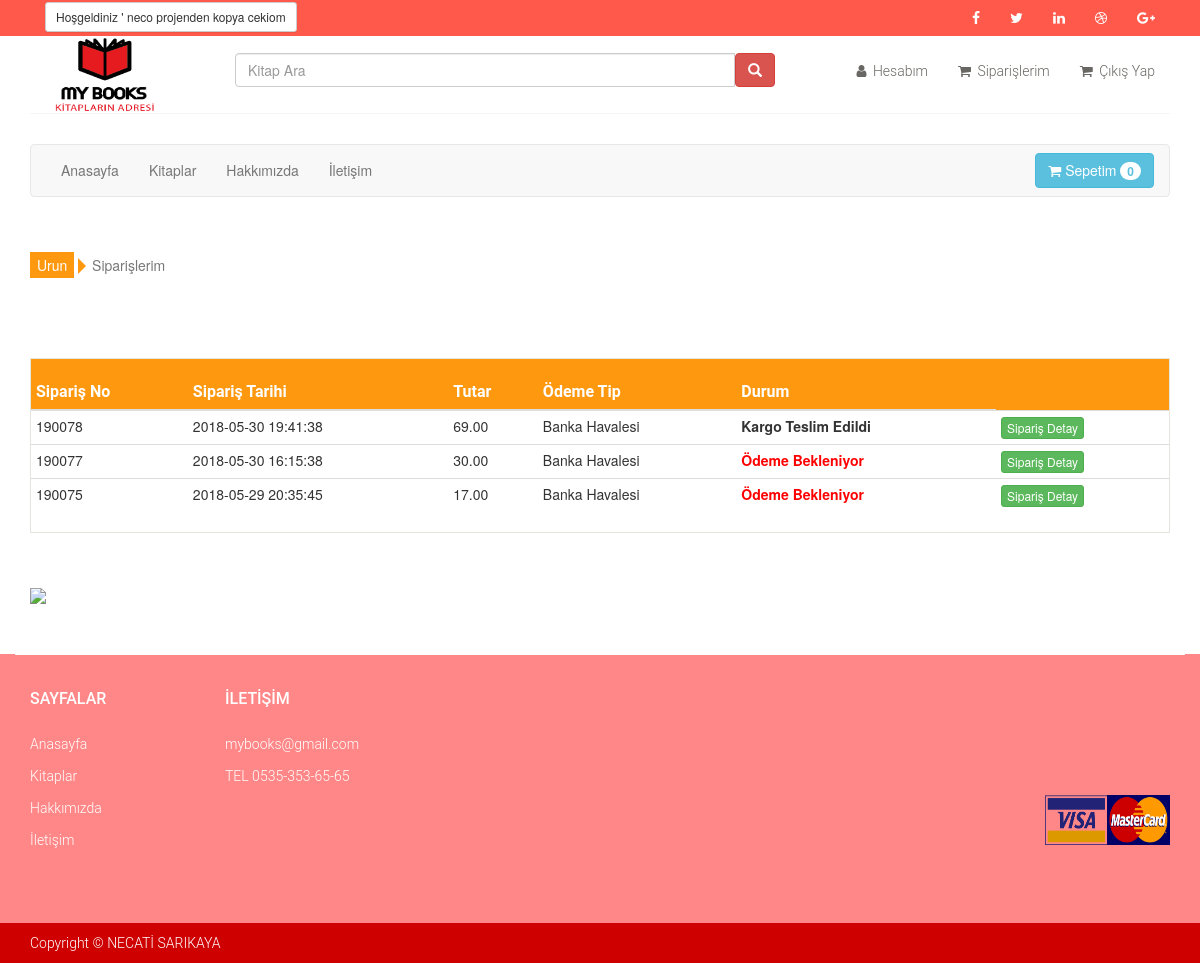
The app's page /siparislerim (signed in) with its own data.
### tables this page shows
CREATE TABLE `tbluyeler` (
  `kullanici_id` int(11) NOT NULL AUTO_INCREMENT,
  `kullanici_adsoyad` varchar(50) NOT NULL,
  `kullanici_yetki` enum('0','1') NOT NULL DEFAULT '0',
  `kullanici_adres` text NOT NULL,
  `kullanici_mail` varchar(50) NOT NULL,
  `kullanici_tel` varchar(11) NOT NULL,
  `kullanici_password` varchar(50) NOT NULL,
  `kullanici_kayit_tarihi` datetime NOT NULL DEFAULT CURRENT_TIMESTAMP,
  `kullanici_img` text NOT NULL,
  `kullanici_durum` int(1) NOT NULL,
  `kullanici_adi` varchar(250) NOT NULL,
  PRIMARY KEY (`kullanici_id`)
);

CREATE TABLE `tblayar` (
  `ayar_id` int(11) NOT NULL,
  `ayar_logo` varchar(250) NOT NULL,
  `ayar_url` varchar(50) NOT NULL,
  `ayar_title` varchar(250) NOT NULL,
  `ayar_description` varchar(250) NOT NULL,
  `ayar_keywords` varchar(50) NOT NULL,
  `ayar_author` varchar(50) NOT NULL,
  `ayar_tel` varchar(50) NOT NULL,
  `ayar_gsm` varchar(50) NOT NULL,
  `ayar_faks` varchar(50) NOT NULL,
  `ayar_mail` varchar(50) NOT NULL,
  `ayar_ilce` varchar(50) NOT NULL,
  `ayar_il` varchar(50) NOT NULL,
  `ayar_adres` varchar(250) NOT NULL,
  `ayar_mesai` varchar(250) NOT NULL,
  `ayar_maps` varchar(250) NOT NULL,
  `ayar_bakim` enum('0','1') NOT NULL DEFAULT '1',
  PRIMARY KEY (`ayar_id`)
);

CREATE TABLE `tblmenu` (
  `menu_id` int(11) NOT NULL AUTO_INCREMENT,
  `menu_ust` int(11) NOT NULL,
  `menu_adi` varchar(25) NOT NULL,
  `menu_url` varchar(250) NOT NULL,
  `menu_seourl` varchar(250) NOT NULL,
  `menu_durum` enum('0','1') NOT NULL,
  `menu_sira` int(11) NOT NULL,
  PRIMARY KEY (`menu_id`)
);

CREATE TABLE `tblsiparis` (
  `siparis_id` int(11) NOT NULL AUTO_INCREMENT,
  `siparis_zaman` timestamp NOT NULL DEFAULT CURRENT_TIMESTAMP,
  `siparis_no` int(11) DEFAULT NULL,
  `kullanici_id` int(11) NOT NULL,
  `siparis_toplam` float(9,2) NOT NULL,
  `siparis_tip` varchar(50) NOT NULL,
  `siparis_banka` varchar(50) NOT NULL,
  `siparis_durum` int(1) NOT NULL,
  PRIMARY KEY (`siparis_id`)
);

### siparislerim.php (the view, shortened to what this page needs)
<?php include"header.php";
?>
<section id="cart_items">
	<div class="container">
		<div class="breadcrumbs">
			<ol class="breadcrumb">
				<li><a href="urunler.php">Urun</a></li>
				<li class="active">Siparişlerim</li>
			</ol>
		</div>
		<div class="table-responsive cart_info">
			<table class="table table-condensed">
				<thead>
					<tr class="cart_menu">
						<th>Sipariş No</th>
						<th>Sipariş Tarihi</th>
						<th>Tutar</th>
						<th>Ödeme Tip</th>
						<th>Durum</th>
						<td></td>
					</tr>
				</thead>
				<tbody>
					<?php
					$kullanici_id=$kullanicicek['kullanici_id'];
					$siparissor=$db->prepare("SELECT * FROM tblsiparis where kullanici_id=:id ORDER BY siparis_zaman DESC");
					$siparissor->execute(array(
						'id' => $kullanici_id
					));
					while($sipariscek=$siparissor->fetch(PDO::FETCH_ASSOC)) {?>
						<tr>
							<td><?php echo $sipariscek['siparis_id']; ?></td>
							<td><?php echo $sipariscek['siparis_zaman']; ?></td>
							<td><?php echo $sipariscek['siparis_toplam']; ?></td>
							<td><?php echo $sipariscek['siparis_tip']; ?></td>
							<td><?php
							if ($sipariscek['siparis_durum']==0) {
								echo "<b style='color:red'>Ödeme Bekleniyor</b>";
							}elseif ($sipariscek['siparis_durum']==1) {
								echo "<b style='color:#228B22'>Ödeme Onaylandı</b>";
							}elseif ($sipariscek['siparis_durum']==2) {
								echo "<b style='color:#7FFF00'>Kargoya Verildi</b>";
							}elseif ($sipariscek['siparis_durum']==3) {
								echo "<b style='color:'>Kargo Teslim Edildi</b>";
							}elseif ($sipariscek['siparis_durum']==4) {
								echo "<b style='color:#B22222'>İptal edildi</b>";
							}
							?></td>
							<th>
								<a href="siparis-detay?siparis_id=<?php echo $sipariscek['siparis_id']?>" class="btn btn-success btn-xs" role="button">Sipariş Detay</a>
							</th>
						</tr>
					<?php } ?>
				</tbody>
			</table>
		</div>
	</div>
</section>
<section id="do_action">
	<div class="container">
		<div class="row">
			<div class="col-sm-12">
				<img src="images/adsens.png">
			</div>
		</div>
	</div>
</section>
<?php include"footer.php" ?>

### header.php (shortened to what this page needs)
<?php include"baglan.php" ;
$kullanicisor=$db->prepare("SELECT * FROM tbluyeler where kullanici_mail=:mail");
$kullanicisor->execute(array(
  'mail' => $_SESSION['userkullanici_mail']
));
$kullanicicek=$kullanicisor->fetch(PDO::FETCH_ASSOC);
$ayaradi=$db->prepare("SELECT * FROM tblayar where ayar_id=:id");
$ayaradi->execute(array(
  'id' => 0));
$ayaryaz=$ayaradi->fetch(PDO::FETCH_ASSOC);
?>
<!DOCTYPE html>
<html lang="en">
<head>
	<link href="css/bootstrap.min.css" rel="stylesheet">
	<link href="css/font-awesome.min.css" rel="stylesheet">
	<link href="css/prettyPhoto.css" rel="stylesheet">
	<link href="css/price-range.css" rel="stylesheet">
	<link href="css/animate.css" rel="stylesheet">
	<link href="css/main.css" rel="stylesheet">
	<link href="css/responsive.css" rel="stylesheet">
	<link href="css/style.css" rel="stylesheet">
	<link rel="stylesheet" href="css/dikey.css">
	<link rel="stylesheet" href="https://maxcdn.bootstrapcdn.com/bootstrap/3.3.7/css/bootstrap.min.css">
	<link href="https://maxcdn.bootstrapcdn.com/font-awesome/4.7.0/css/font-awesome.min.css" rel="stylesheet">
</head>
<body>
	<header id="header" >
		<div class="header_top">
			<div class="container">
				<div class="row">
					<div class="col-sm-6">
						<div class="contactinfo">
							<?php
							if (!isset($_SESSION['userkullanici_mail'])){?>
								<ul class="nav nav-pills" style="margin-top: 5px;">
									<a href="login" class="btn btn-default btn-xs " role="button"><i class="fa fa-lock"></i>Giriş Yap</a>
									<a href="kayitol" class="btn btn-default btn-xs" role="button"><i class="fa fa-user"></i>Kayıt Ol</a>
								</ul>
							<?php  } else { ?>
								<ul class="nav nav-pills" style="margin-top: 2px;">
									<li><a href="#" style="font-weight:600"></i></a></li>
									<a href="hesap.php?kullanici_id=<?php echo $kullanicicek['kullanici_id']?>" class="btn btn-default btn-sm " role="button">Hoşgeldiniz ' <?php echo $kullanicicek["kullanici_adsoyad"]; ?></a>
								</ul>
							<?php }
							?>
						</div>
					</div>
					<div class="col-sm-6">
						<div class="social-icons pull-right">
							<ul class="nav navbar-nav">
								<li><a href="#"><i class="fa fa-facebook"></i></a></li>
								<li><a href="#"><i class="fa fa-twitter"></i></a></li>
								<li><a href="#"><i class="fa fa-linkedin"></i></a></li>
								<li><a href="#"><i class="fa fa-dribbble"></i></a></li>
								<li><a href="#"><i class="fa fa-google-plus"></i></a></li>
							</ul>
						</div>
					</div>
				</div>
			</div>
		</div>
		<div class="header-middle">
			<div class="container" style="background-color: white">
				<div class="row">
					<div class="col-sm-2">
						<div class="logo pull-left">
							<a href="index"><img width="100" height="75" src="images/<?php echo $ayaryaz['ayar_logo']; ?>" style="margin-top: 2px; margin-left: 10px;"></a>
						</div>
					</div>
					<div class="col-sm-6">
						<div id="custom-search-input ">
							<form action="arama" method="POST">
							<div class="input-group col-sm-12" style="margin-top: 17px">
								<input type="text" name="arama" class="  search-query form-control" placeholder="Kitap Ara" />
								<span class="input-group-btn">
									<a href="arama"><button class="btn btn-danger" type="button">
										<span class=" glyphicon glyphicon-search"></span>
									</button></a>
								</span>
							</div>
						</div>
					</div>
					<div class="col-sm-4">
						<div class="shop-menu pull-right">
						<?php
						if (isset($_SESSION['userkullanici_mail'])) {?>
							<ul class="nav navbar-nav" style="margin-top: 15px;">
								<li><a href="hesap.php?kullanici_id=<?php echo $kullanicicek['kullanici_id']?>"><i class="fa fa-user"></i> Hesabım</a></li>
								<li><a href="siparislerim"><i class="fa fa-shopping-cart"></i> Siparişlerim</a></li>
								<li><a href="logout"><i class="fa fa-shopping-cart"></i> Çıkış Yap</a></li>
							</ul>
						<?php } ?>
					</div>
				</div>
			</div>
		</div>
	</div>
	<div class="header-bottom">
		<div class="container">
			<div class="row">
				<div class="col-sm-12">
					<nav class="navbar navbar-default">
						<div class="container-fluid">
							<ul class="nav navbar-nav">
								<li><a href="index">Anasayfa</a></li>
							<?php
								$menusor=$db->prepare("SELECT * FROM tblmenu where menu_durum=:durum order by menu_sira ASC limit 5 ");
								$menusor->execute(array(
									'durum' => 1
								));
								while ($menucek=$menusor->fetch(PDO::FETCH_ASSOC)){
									?>
									<li><a href="<?php echo $menucek['menu_url'] ?>"><?php echo $menucek['menu_adi'] ?></a></li>
								<?php } ?>
							</ul>
							<a class="btn btn-info navbar-btn pull-right" href="sepet">
								<i class="fa fa-shopping-cart"></i> Sepetim
								<?php
								$kullanici_id=$kullanicicek['kullanici_id'];
								$sepetsor=$db->prepare("SELECT * FROM tblsepet where kullanici_id=:id");
								$sepetsor->execute(array(
									'id' => $kullanici_id
								));
								$say=$sepetsor->rowCount();
								?>
								<span class="badge badge-light"><?php echo ("$say") ?></span>
							</a>
						</div>
					</nav>
				</div>
			</div>
		</div>
	</div>
</header>

### css/main.css (style rules this page uses)
body { font-family: 'Roboto', sans-serif; background:; position: relative; font-weight:400px; }
ul li { list-style: none; }
a { -webkit-transition: 300ms; -moz-transition: 300ms; -o-transition: 300ms; transition: 300ms; }
.header_top { background: none repeat scroll 0 0 #FF594B; }
.contactinfo ul li:first-child { margin-left: -15px; }
.contactinfo ul li a { font-size: 12px; color: #696763; font-family: 'Roboto', sans-serif; }
.social-icons ul li a { border: 0 none; border-radius: 0; color: white; padding:0px; }
.social-icons ul li { display:inline-block; }
.social-icons ul li a i { padding: 11px 15px; transition: all 0.9s ease 0s; -moz-transition: all 0.9s ease 0s; -webkit-transition: all 0.9s ease 0s; -o-transition: all 0.9s ease 0s; }
.header-middle .container .row { border-bottom: 1px solid #f5f5f5; margin-left: 0; margin-right: 0; }
.header-middle .container .row .col-sm-4 { padding-left: 0; }
.shop-menu ul li { display:inline-block; padding-left: 15px; padding-right: 15px; }
.shop-menu ul li:last-child { padding-right: 0; }
.shop-menu ul li a { background: #FFFFFF; color: #696763; font-family: 'Roboto', sans-serif; font-size: 14px; font-weight: 300; padding:0; padding-right: 0; margin-top: 10px; }
.shop-menu ul li a i { margin-right:3px; }
.header-bottom { padding-bottom: 30px; padding-top: 30px; }
#do_action { margin-bottom: 50px; }
.breadcrumbs { position: relative; }
.breadcrumbs .breadcrumb { background:transparent; margin-bottom: 75px; padding-left: 0; }
.breadcrumbs .breadcrumb li a { background:#FE980F; color: #FFFFFF; padding: 3px 7px; }
.breadcrumbs .breadcrumb li a:after { content:""; height:auto; width: auto; border-width: 8px; border-style: solid; border-color:transparent transparent transparent #FE980F; position: absolute; top: 11px; left:48px; }
.breadcrumbs .breadcrumb > li + li:before { content: " "; }
#cart_items .cart_info { border: 1px solid #E6E4DF; margin-bottom: 50px }
#cart_items .cart_info .cart_menu { background: #FE980F; color: #fff; font-size: 16px; font-family: 'Roboto', sans-serif; font-weight: normal; }
#cart_items .cart_info .table.table-condensed thead tr { height: 51px; }
#cart_items .cart_info .table.table-condensed tr { border-bottom: 1px solid#F7F7F0 }
#cart_items .cart_info .table.table-condensed tr:last-child { border-bottom: 0 }
.cart_info table tr td { border-top: 0 none; vertical-align: inherit; }

### yonetim-panel/css/style.css (style rules this page uses)
body { margin: 0px; padding: 0px; background-image: url(images/bg.png); background-repeat: repeat; }

### css/dikey.css (style rules this page uses)
.btn-default { color: #333; background-color: #f9f9f9; border-color: #ccc; border: 1px solid; text-align: center; cursor: pointer; color: #5e5e5e; -moz-border-radius: 3px; -webkit-border-radius: 3px; border-radius: 3px; background: -webkit-gradient(linear, 50% 0%, 50% 100%, color-stop(0%, #fefefe), color-stop(100%, #f9f9f9)), #f9f9f9; background: -moz-linear-gradient(#fefefe, #f9f9f9), #f9f9f9; background: -webkit-linear-gradient(#fefefe, #f9f9f9), #f9f9f9; background: linear-gradient(#fefefe, #f9f9f9), #f9f9f9; border-color: #c3c3c3 #c3c3c3 #bebebe; -moz-box-shadow: rgba(0, 0, 0, 0.06) 0 1px 0, rgba(255, 255, 255, 0.1) 0 1px 0 0 inset; -webkit-box-shadow: rgba(0, 0, 0, 0.06) 0 1px 0, rgba(255, 255, 255, 0.1) 0 1px 0 0 inset; box-shadow: rgba(0, 0, 0, 0.06) 0 1px 0, rgba(255, 255, 255, 0.1) 0 1px 0 0 inset; }

### records on screen
tbluyeler: kullanici_adsoyad "neco projenden kopya cekiom"
tblayar: ayar_logo (picture)
tblmenu: menu_adi "Kitaplar"
tblmenu: menu_adi "Hakkımızda"
tblmenu: menu_adi "İletişim"
tblsiparis: siparis_id "190078", siparis_zaman "2018-05-30 19:41:38", siparis_toplam "69.00", siparis_tip "Banka Havalesi", siparis_durum "Kargo Teslim Edildi"
tblsiparis: siparis_id "190077", siparis_zaman "2018-05-30 16:15:38", siparis_toplam "30.00", siparis_tip "Banka Havalesi", siparis_durum "Ödeme Bekleniyor"
tblsiparis: siparis_id "190075", siparis_zaman "2018-05-29 20:35:45", siparis_toplam "17.00", siparis_tip "Banka Havalesi", siparis_durum "Ödeme Bekleniyor"

### other values on screen
$say "0"
